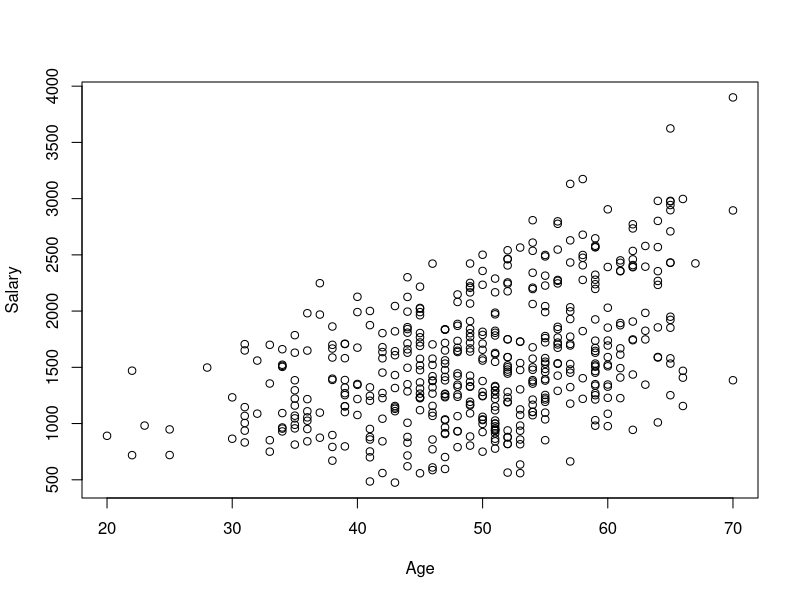
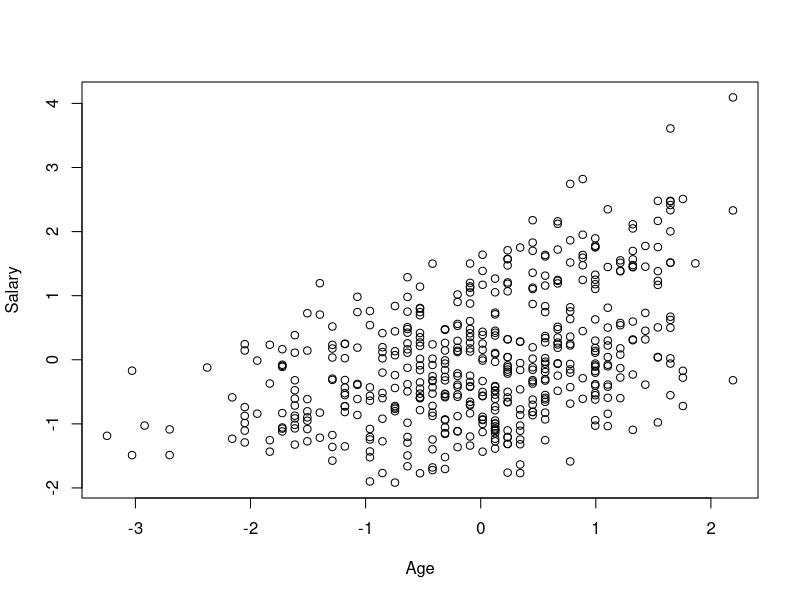
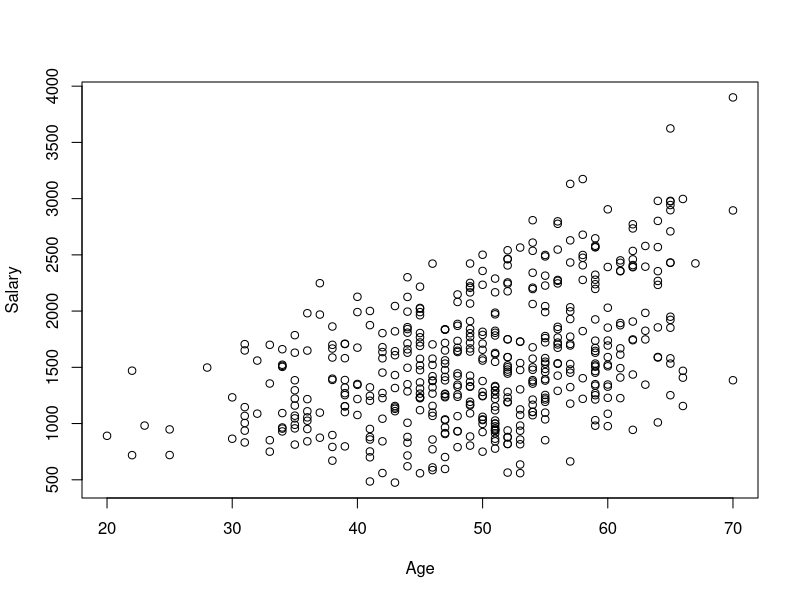
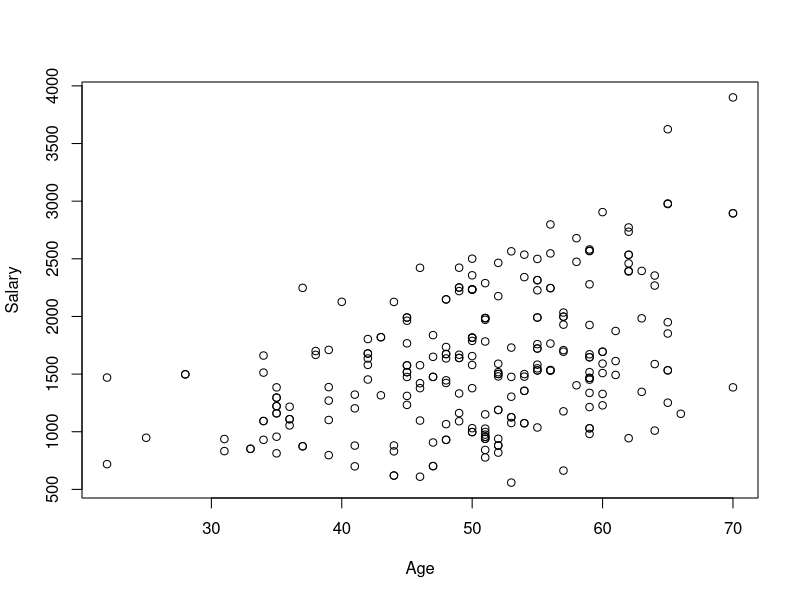
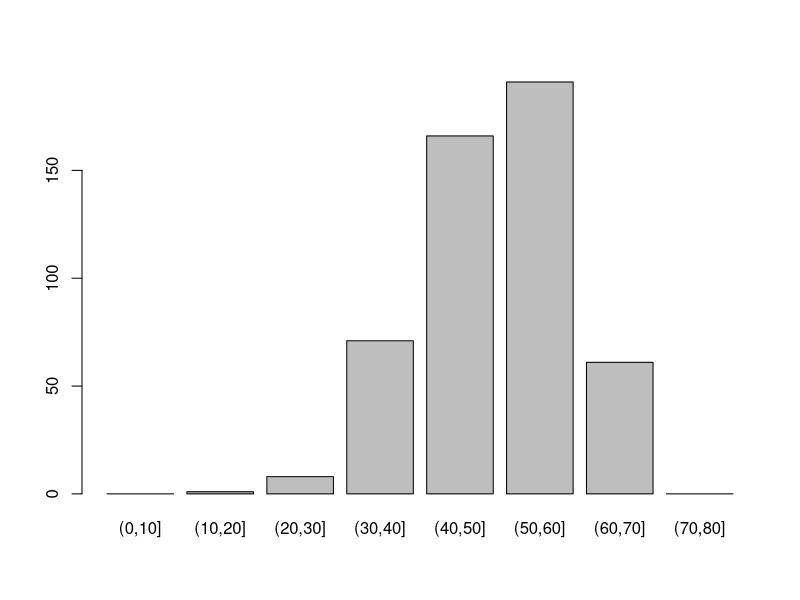
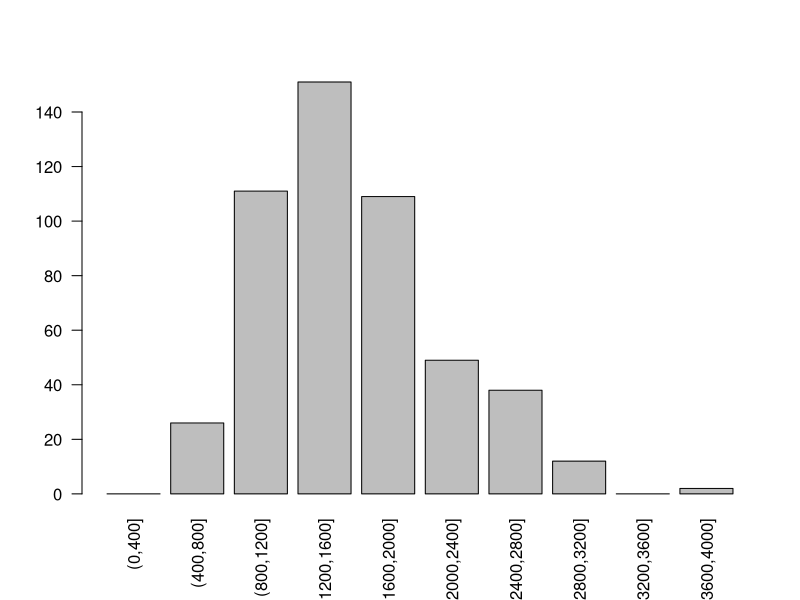

Write the R code that produced these figures, in order.
rm(list=ls())

# Load data
engdata = read.csv("engdata.txt")
pdata = engdata[, 1:2]

# Remove duplicates
pdata = unique(pdata)

# Optionally set the graphs to split in half
# par(mfrow=c(1,2))
# Revert with par(mfrow=c(1,1))

# Center and scale the data 
plot(pdata)
transformed <- scale(pdata, scale = TRUE)
plot(transformed)

# New data can be scaled using the following command
# scale(pdata, center = attr(transformed, "scaled:center"), scale = attr(transformed, "scaled:scale"))

# Normalize data
# normalized = as.data.frame(lapply(pdata, function(x) (x - min(x))/(max(x) - min(x))))

# Sample the data and check if their structure remains the same
plot(pdata)
set.seed(0); sampdata = pdata[sample(nrow(pdata), 250, replace = TRUE),]
plot(sampdata)

# Discretize the data
discAge = cut(pdata$Age, seq(0,80,10))
plot(discAge)
discSalary = cut(pdata$Salary, seq(0,4000,400), dig.lab = 4)
plot(discSalary, las=2)
